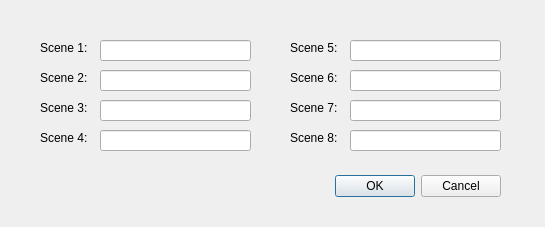
<?xml version="1.0" encoding="UTF-8"?>
<ui version="4.0">
 <class>scenedialog</class>
 <widget class="QDialog" name="scenedialog">
  <property name="geometry">
   <rect>
    <x>0</x>
    <y>0</y>
    <width>545</width>
    <height>227</height>
   </rect>
  </property>
  <property name="windowTitle">
   <string>Edit scene names</string>
  </property>
  <widget class="QDialogButtonBox" name="buttonBox">
   <property name="geometry">
    <rect>
     <x>100</x>
     <y>170</y>
     <width>401</width>
     <height>32</height>
    </rect>
   </property>
   <property name="orientation">
    <enum>Qt::Horizontal</enum>
   </property>
   <property name="standardButtons">
    <set>QDialogButtonBox::Cancel|QDialogButtonBox::Ok</set>
   </property>
  </widget>
  <widget class="customLineEdit" name="lineEditScene1">
   <property name="geometry">
    <rect>
     <x>100</x>
     <y>40</y>
     <width>151</width>
     <height>21</height>
    </rect>
   </property>
   <property name="maxLength">
    <number>8</number>
   </property>
  </widget>
  <widget class="QLabel" name="label">
   <property name="geometry">
    <rect>
     <x>40</x>
     <y>40</y>
     <width>58</width>
     <height>16</height>
    </rect>
   </property>
   <property name="text">
    <string>Scene 1:</string>
   </property>
  </widget>
  <widget class="QLabel" name="label_2">
   <property name="geometry">
    <rect>
     <x>40</x>
     <y>70</y>
     <width>58</width>
     <height>16</height>
    </rect>
   </property>
   <property name="text">
    <string>Scene 2:</string>
   </property>
  </widget>
  <widget class="customLineEdit" name="lineEditScene2">
   <property name="geometry">
    <rect>
     <x>100</x>
     <y>70</y>
     <width>151</width>
     <height>21</height>
    </rect>
   </property>
   <property name="maxLength">
    <number>8</number>
   </property>
  </widget>
  <widget class="QLabel" name="label_3">
   <property name="geometry">
    <rect>
     <x>40</x>
     <y>100</y>
     <width>58</width>
     <height>16</height>
    </rect>
   </property>
   <property name="text">
    <string>Scene 3:</string>
   </property>
  </widget>
  <widget class="customLineEdit" name="lineEditScene3">
   <property name="geometry">
    <rect>
     <x>100</x>
     <y>100</y>
     <width>151</width>
     <height>21</height>
    </rect>
   </property>
   <property name="maxLength">
    <number>8</number>
   </property>
  </widget>
  <widget class="QLabel" name="label_4">
   <property name="geometry">
    <rect>
     <x>40</x>
     <y>130</y>
     <width>58</width>
     <height>16</height>
    </rect>
   </property>
   <property name="text">
    <string>Scene 4:</string>
   </property>
  </widget>
  <widget class="customLineEdit" name="lineEditScene4">
   <property name="geometry">
    <rect>
     <x>100</x>
     <y>130</y>
     <width>151</width>
     <height>21</height>
    </rect>
   </property>
   <property name="maxLength">
    <number>8</number>
   </property>
  </widget>
  <widget class="QLabel" name="label_5">
   <property name="geometry">
    <rect>
     <x>290</x>
     <y>70</y>
     <width>58</width>
     <height>16</height>
    </rect>
   </property>
   <property name="text">
    <string>Scene 6:</string>
   </property>
  </widget>
  <widget class="customLineEdit" name="lineEditScene8">
   <property name="geometry">
    <rect>
     <x>350</x>
     <y>130</y>
     <width>151</width>
     <height>21</height>
    </rect>
   </property>
   <property name="maxLength">
    <number>8</number>
   </property>
  </widget>
  <widget class="QLabel" name="label_6">
   <property name="geometry">
    <rect>
     <x>290</x>
     <y>40</y>
     <width>58</width>
     <height>16</height>
    </rect>
   </property>
   <property name="text">
    <string>Scene 5:</string>
   </property>
  </widget>
  <widget class="customLineEdit" name="lineEditScene5">
   <property name="geometry">
    <rect>
     <x>350</x>
     <y>40</y>
     <width>151</width>
     <height>21</height>
    </rect>
   </property>
   <property name="maxLength">
    <number>8</number>
   </property>
  </widget>
  <widget class="customLineEdit" name="lineEditScene7">
   <property name="geometry">
    <rect>
     <x>350</x>
     <y>100</y>
     <width>151</width>
     <height>21</height>
    </rect>
   </property>
   <property name="maxLength">
    <number>8</number>
   </property>
  </widget>
  <widget class="customLineEdit" name="lineEditScene6">
   <property name="geometry">
    <rect>
     <x>350</x>
     <y>70</y>
     <width>151</width>
     <height>21</height>
    </rect>
   </property>
   <property name="maxLength">
    <number>8</number>
   </property>
  </widget>
  <widget class="QLabel" name="label_7">
   <property name="geometry">
    <rect>
     <x>290</x>
     <y>130</y>
     <width>58</width>
     <height>16</height>
    </rect>
   </property>
   <property name="text">
    <string>Scene 8:</string>
   </property>
  </widget>
  <widget class="QLabel" name="label_8">
   <property name="geometry">
    <rect>
     <x>290</x>
     <y>100</y>
     <width>58</width>
     <height>16</height>
    </rect>
   </property>
   <property name="text">
    <string>Scene 7:</string>
   </property>
  </widget>
 </widget>
 <customwidgets>
  <customwidget>
   <class>customLineEdit</class>
   <extends>QLineEdit</extends>
   <header location="global">customlineedit.h</header>
  </customwidget>
 </customwidgets>
 <resources/>
 <connections>
  <connection>
   <sender>buttonBox</sender>
   <signal>accepted()</signal>
   <receiver>scenedialog</receiver>
   <slot>accept()</slot>
   <hints>
    <hint type="sourcelabel">
     <x>248</x>
     <y>254</y>
    </hint>
    <hint type="destinationlabel">
     <x>157</x>
     <y>274</y>
    </hint>
   </hints>
  </connection>
  <connection>
   <sender>buttonBox</sender>
   <signal>rejected()</signal>
   <receiver>scenedialog</receiver>
   <slot>reject()</slot>
   <hints>
    <hint type="sourcelabel">
     <x>316</x>
     <y>260</y>
    </hint>
    <hint type="destinationlabel">
     <x>286</x>
     <y>274</y>
    </hint>
   </hints>
  </connection>
 </connections>
</ui>
